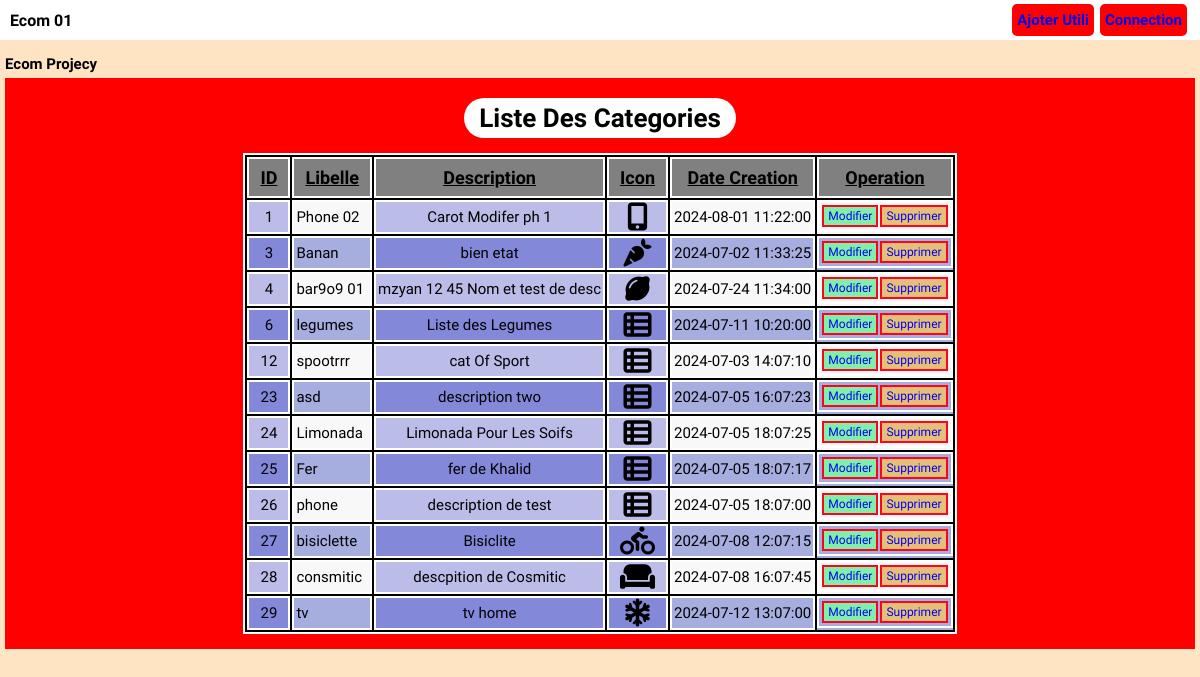
Page /Larave/categorie.php on the committed database.
### tables this page shows
CREATE TABLE `ec_catg` (
  `id_cg` int(11) NOT NULL,
  `libelle` varchar(255) DEFAULT NULL,
  `descrip` varchar(255) DEFAULT NULL,
  `date_crate_c` datetime DEFAULT NULL,
  `econ_c` varchar(200) DEFAULT NULL
);

### Larave/categorie.php (the view, shortened to what this page needs)
<?php
require_once "databaseEcom.php";
$donnes = $pdo->query("SELECT * FROM `ec_catg`")->fetchAll(PDO::FETCH_ASSOC);
?>
<!DOCTYPE html>
<html lang="en">
<head>
    <link rel="stylesheet" href="css/style.css">
</head>
<body>
    <?php include_once("nav.php")   ?>
    <div class="container-global">
        <h2>Ecom Projecy</h2>
        <div class='center-table'>
            <h4>Liste Des Categories</h4>
            <table>
                <thead>
                    <tr>
                        <th>ID</th>
                        <th>Libelle</th>
                        <th>Description</th>
                        <th>Icon</th>
                        <th>Date Creation</th>
                        <th>Operation</th>
                    </tr>
                </thead>
                <tbody>
                    <?php
                    foreach ($donnes as   $value) {
                    ?>
                        <tr>
                            <td><?php echo  $value["id_cg"]; ?></td>
                            <td><?php echo  $value["libelle"]; ?></td>
                            <td><?php echo  $value["descrip"]; ?></td>
                            <td>
                                <i class="<?php echo  $value["econ_c"]; ?>"></i>
                            </td>
                            <td><?php echo  $value["date_crate_c"]; ?></td>
                            <td>
                            <a  href="modif_cat.php?id=<?= $value["id_cg"]; ?>" name="modifier" class="btn btn-edit">Modifier</a>
                            <a  href="supp_cat.php?id=<?= $value["id_cg"]; ?>" onclick="return confirm('Vous Voulez vraiment Supprimer  Categorie <?= strtoupper( $value['libelle']); ?>')" name="supprimer" class="btn btn-detele">Supprimer</a>
                         </td>
                        </tr>
                    <?php } ?>
                </tbody>
            </table>
        </div>
    </div>
</body>
</html>

### Larave/CSS/style.css (style rules this page uses)
* { margin: 0; padding: 0; box-sizing: border-box; list-style: none; font-family: "Playwrite IT Moderna", cursive; font-size: 15px; }
a { text-decoration: none; }
body { background-color: bisque; }
.btn { padding: 2px 4px; font-size: 12px; margin: 2px 1px; border: 2px solid #ff031b; cursor: pointer; }
.btn-edit { background-color: #81eeac; }
.btn-detele { background-color: #e6c07a; }
i { font-size: 28px; }
.container-global { padding: 5px; margin: 10px auto; }
* { z-index: 5; }

### rows in the picture
ec_catg: id_cg "1", libelle "Phone 02", descrip "Carot Modifer ph 1", date_crate_c "2024-08-01 11:22:00"
ec_catg: id_cg "3", libelle "Banan", descrip "bien etat", date_crate_c "2024-07-02 11:33:25"
ec_catg: id_cg "4", libelle "bar9o9 01", descrip "mzyan 12 45 Nom et test de desc", date_crate_c "2024-07-24 11:34:00"
ec_catg: id_cg "6", libelle "legumes", descrip "Liste des Legumes", date_crate_c "2024-07-11 10:20:00"
ec_catg: id_cg "12", libelle "spootrrr", descrip "cat Of Sport", date_crate_c "2024-07-03 14:07:10"
ec_catg: id_cg "23", libelle "asd", descrip "description two", date_crate_c "2024-07-05 16:07:23"
ec_catg: id_cg "24", libelle "Limonada", descrip "Limonada Pour Les Soifs", date_crate_c "2024-07-05 18:07:25"
ec_catg: id_cg "25", libelle "Fer", descrip "fer de Khalid", date_crate_c "2024-07-05 18:07:17"
ec_catg: id_cg "26", libelle "phone", descrip "description de test", date_crate_c "2024-07-05 18:07:00"
ec_catg: id_cg "27", libelle "bisiclette", descrip "Bisiclite", date_crate_c "2024-07-08 12:07:15"
ec_catg: id_cg "28", libelle "consmitic", descrip "descpition de Cosmitic", date_crate_c "2024-07-08 16:07:45"
ec_catg: id_cg "29", libelle "tv", descrip "tv home", date_crate_c "2024-07-12 13:07:00"
